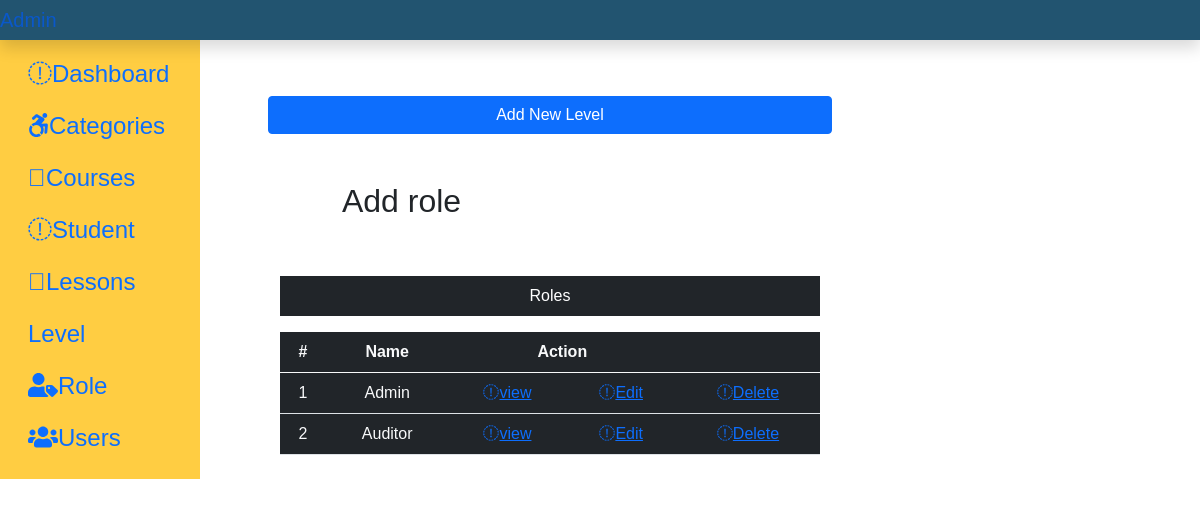
/admin/role.php, run on the app's committed database.
### tables this page shows
CREATE TABLE `role` (
  `RoleId` int(255) NOT NULL,
  `RoleName` varchar(255) NOT NULL
);

### admin/function/function.php (called while the page is built, shortened)
<?php
  function role(){
    global $conn;
    $stmt = $conn->prepare("SELECT * FROM role ");
    $stmt->execute();
    $data = $stmt->fetchAll(PDO::FETCH_OBJ);
     return $data;
  }
?>

### admin/role.php (the view, shortened to what this page needs)
<?php
include('./layout/header.php');
include('./connection/connection.php');
include('./function/function.php');
?>
 <div class="col-sm-7 mt-5  ">
   <div class="row mx-5 p-2">
   <button type="button" class="btn btn-primary" data-toggle="modal" data-target="#role">
    Add New Level
  </button>
   <div class="col-sm-5 mx-3 mt-5 ">
   <h2 class="text-center">Add role</h2>
   </div>
           <div class="mx-t mt-5 text-center">
           <p class="bg-dark text-white p-2">Roles</p>
           <table class="table bg-dark text-light">
                  <thead>
                    <tr>
                     <th>#</th>
                      <th>Name</th>
                     <th colspan="2">Action</th>
                        <th></th>
                    </tr>
                  </thead>
                  <tbody>
                  <?php
                  $roles=role();
                   foreach($roles as $role){ ?>
                   <tr>
                 <td><?php echo ($role->RoleId);?></td>
                 <td><?php echo ($role->RoleName);?></td>
                 <td><a href='view.php? id=<?php echo($role->RoleId); ?>' title='View Record' data-toggle='tooltip'> <i class="fa fas-eye"></i></i>view</td>
                   <td><a href='editRole.php?u=<?php echo($role->RoleId); ?>' title='View Record' data-toggle='tooltip'> <i class="fa fas-edit"></i></i>Edit</td>
                   <td><a href='register.php?dr=<?php echo($role->RoleId); ?>' title='View Record' data-toggle='tooltip'> <i class="fa fas-trash"></i>Delete</i></td>
                   </tr>
                    <?php
                    }
                    ?>
                  </tbody>
                </table>
           </div>
   </div>
  </div>
</div>
  <?php
include('./layout/footer.php');
 ?>

### admin/layout/header.php (style rules this page uses)
body { font-family: Arial, Helvetica, sans-serif; }

### data on the page
role: RoleId "1", RoleName "Admin"
role: RoleId "2", RoleName "Auditor"
